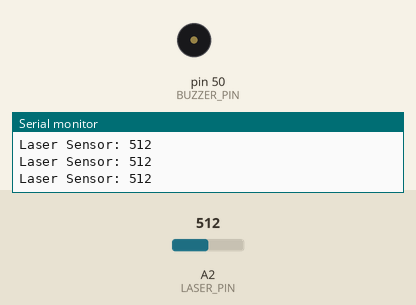
Recording of a sketch running on a simulated Arduino Mega 2560, built with avr-gcc and run on an emulated ATmega2560. On the bench: buzzer (waves = sounding, pin HIGH), the last lines printed to the serial monitor. The inputs (shaded band) are chosen by the test bench; at power-on: A2 (LASER_PIN) = 512. The modem accepts every AT command (registered, SIM ready, sends succeed) and sends nothing else.

Above: at 3.2 s.
3.3 s: A2 (LASER_PIN) set to 487
At 3.8 s:
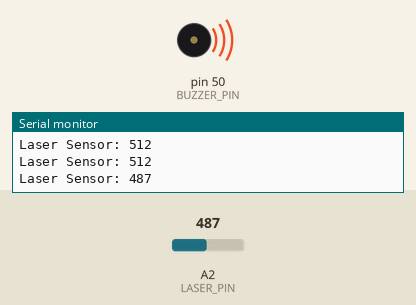
Timing chart, 0 to 6.3 s (numbered marks = the images above; inputs shaded):
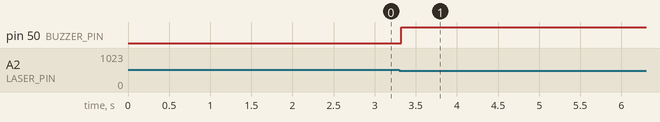

The sketch:

Wall_System.ino
```cpp
/*
  Wall Protection System
  Source: Graduation Project PDF (Page 84-87)
  Sensor: Laser + Photoresistor
  Output: Buzzer + SMS Alert
  Controller: Arduino Mega 2560
  GSM: SIM900A
*/

#define LASER_PIN A2     // Photoresistor
#define BUZZER_PIN 50    // Buzzer
#define GSM_RX 52        // GSM RX
#define GSM_TX 53        // GSM TX

#include <SoftwareSerial.h>
SoftwareSerial gsm(GSM_RX, GSM_TX);

int laserValue = 0;
bool alarmActive = false;

void setup() {
  Serial.begin(9600);
  gsm.begin(9600);

  pinMode(BUZZER_PIN, OUTPUT);
  digitalWrite(BUZZER_PIN, LOW);

  Serial.println("Wall Protection System Ready");

  // Initialize GSM
  gsm.println("AT");
  delay(1000);
  gsm.println("AT+CMGF=1");  // Text mode
  delay(1000);
}

void loop() {
  laserValue = analogRead(LASER_PIN);

  Serial.print("Laser Sensor: ");
  Serial.println(laserValue);

  // If laser beam broken (value changes significantly)
  if (laserValue < 500) {  // Adjust threshold as needed
    if (!alarmActive) {
      // Trigger alarm
      digitalWrite(BUZZER_PIN, HIGH);
      alarmActive = true;

      // Send SMS
      sendSMS("+966XXXXXXXXX", "ALERT! Laser beam broken at home wall!");

      Serial.println("!!! INTRUSION DETECTED !!!");
    }
  } else {
    // No intrusion
    digitalWrite(BUZZER_PIN, LOW);
    alarmActive = false;
  }

  delay(100);
}

void sendSMS(String number, String message) {
  gsm.println("AT+CMGS=\"" + number + "\"");
  delay(500);
  gsm.print(message);
  delay(500);
  gsm.write(26);  // Ctrl+Z to send SMS
  delay(5000);

  Serial.println("SMS Sent");
}
```

Measured:
- the behaviour switches between 500 and 499 on A2 (LASER_PIN) (found by bisection; images 0 and 1)
- after the input at 3.3 s, pin 50 (BUZZER_PIN): LOW → HIGH at once
